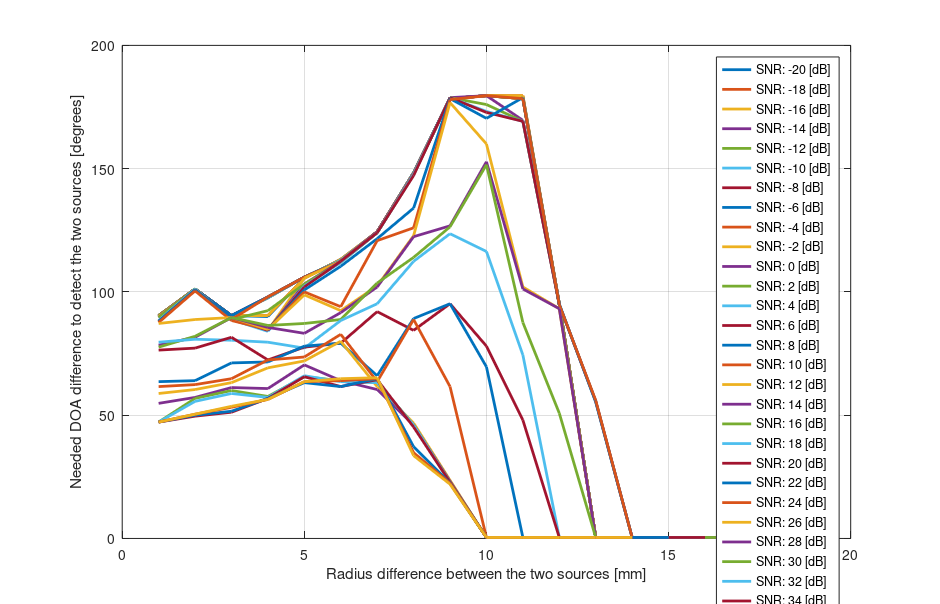

This figure's MATLAB source:
function showResults()

    disp(' >> Loading data and generating plot ...')
    loadedResults = load('results_data.mat');
    results = loadedResults.results;

    lastSNRValue = inf;
    currentCurve = [];
    snrValues = [];
    for index = 1 : size(results, 1)
        if results(index, 1) ~= lastSNRValue
            lastSNRValue = results(index, 1);
            snrValues(size(snrValues, 1) + 1, :) = lastSNRValue;

            % Plot the new curve
            if ~isempty(currentCurve)
                plot(currentCurve(:, 1) * 1000, currentCurve(:, 2), 'LineWidth', 2);
                hold on
                currentCurve = [];
            end
        else
            % Keep adding points to the current curve
            currentCurve(size(currentCurve, 1) + 1, :) = results(index, 2 : 3);
        end
    end
    % Plot the new curve
    if ~isempty(currentCurve)
        plot(currentCurve(:, 1) * 1000, currentCurve(:, 2), 'LineWidth', 2);
        hold on
        currentCurve = [];
    end

    % Generate legend texts
    legendEntries = cell(length(snrValues), 1);
    for index = 1 : length(snrValues)
        legendEntries{index} = sprintf('SNR: %.0f [dB]', snrValues(index));
    end
    legend(legendEntries);

    % General plot furniture
    grid on
    xlabel('Radius difference between the two sources [mm]')
    ylabel('Needed DOA difference to detect the two sources [degrees]')

    % Save plot to file
    set(gcf, 'PaperPosition', [-0.5 -0.2 9.4 6.05]);
    set(gcf, 'PaperSize', [8.5 5.5]);
    saveas(gcf, 'new_detection_resolution.pdf', 'pdf');
    close all
    disp('All done!')

end
